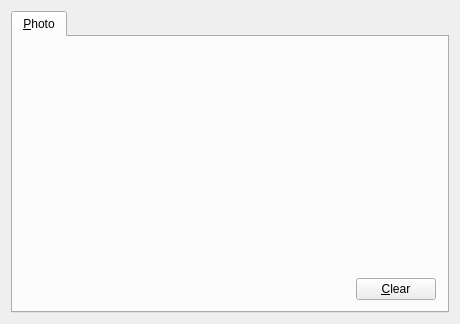
<ui version="4.0" >
 <class>JabberPictureBase</class>
 <widget class="QWidget" name="JabberPictureBase" >
  <property name="geometry" >
   <rect>
    <x>0</x>
    <y>0</y>
    <width>460</width>
    <height>324</height>
   </rect>
  </property>
  <property name="windowTitle" >
   <string>Form1</string>
  </property>
  <layout class="QVBoxLayout" >
   <property name="margin" >
    <number>11</number>
   </property>
   <property name="spacing" >
    <number>6</number>
   </property>
   <item>
    <widget class="QTabWidget" name="tabPict" >
     <widget class="QWidget" name="tab" >
      <attribute name="title" >
       <string>&amp;Photo</string>
      </attribute>
      <layout class="QGridLayout" >
       <property name="margin" >
        <number>11</number>
       </property>
       <property name="spacing" >
        <number>6</number>
       </property>
       <item row="0" column="0" colspan="2" >
        <widget class="QLabel" name="lblPict" >
         <property name="sizePolicy" >
          <sizepolicy>
           <hsizetype>7</hsizetype>
           <vsizetype>7</vsizetype>
           <horstretch>0</horstretch>
           <verstretch>0</verstretch>
          </sizepolicy>
         </property>
         <property name="text" >
          <string/>
         </property>
         <property name="alignment" >
          <set>Qt::AlignCenter</set>
         </property>
         <property name="wordWrap" >
          <bool>false</bool>
         </property>
        </widget>
       </item>
       <item row="1" column="1" >
        <widget class="QPushButton" name="btnClear" >
         <property name="text" >
          <string>&amp;Clear</string>
         </property>
        </widget>
       </item>
       <item row="1" column="0" >
        <widget class="EditFile" native="1" name="edtPict" >
         <property name="sizePolicy" >
          <sizepolicy>
           <hsizetype>7</hsizetype>
           <vsizetype>5</vsizetype>
           <horstretch>0</horstretch>
           <verstretch>0</verstretch>
          </sizepolicy>
         </property>
        </widget>
       </item>
      </layout>
     </widget>
    </widget>
   </item>
  </layout>
 </widget>
 <customwidgets>
  <customwidget>
   <class>EditFile</class>
   <extends>QWidget</extends>
   <header>editfile.h</header>
  </customwidget>
 </customwidgets>
 <resources/>
 <connections/>
</ui>
